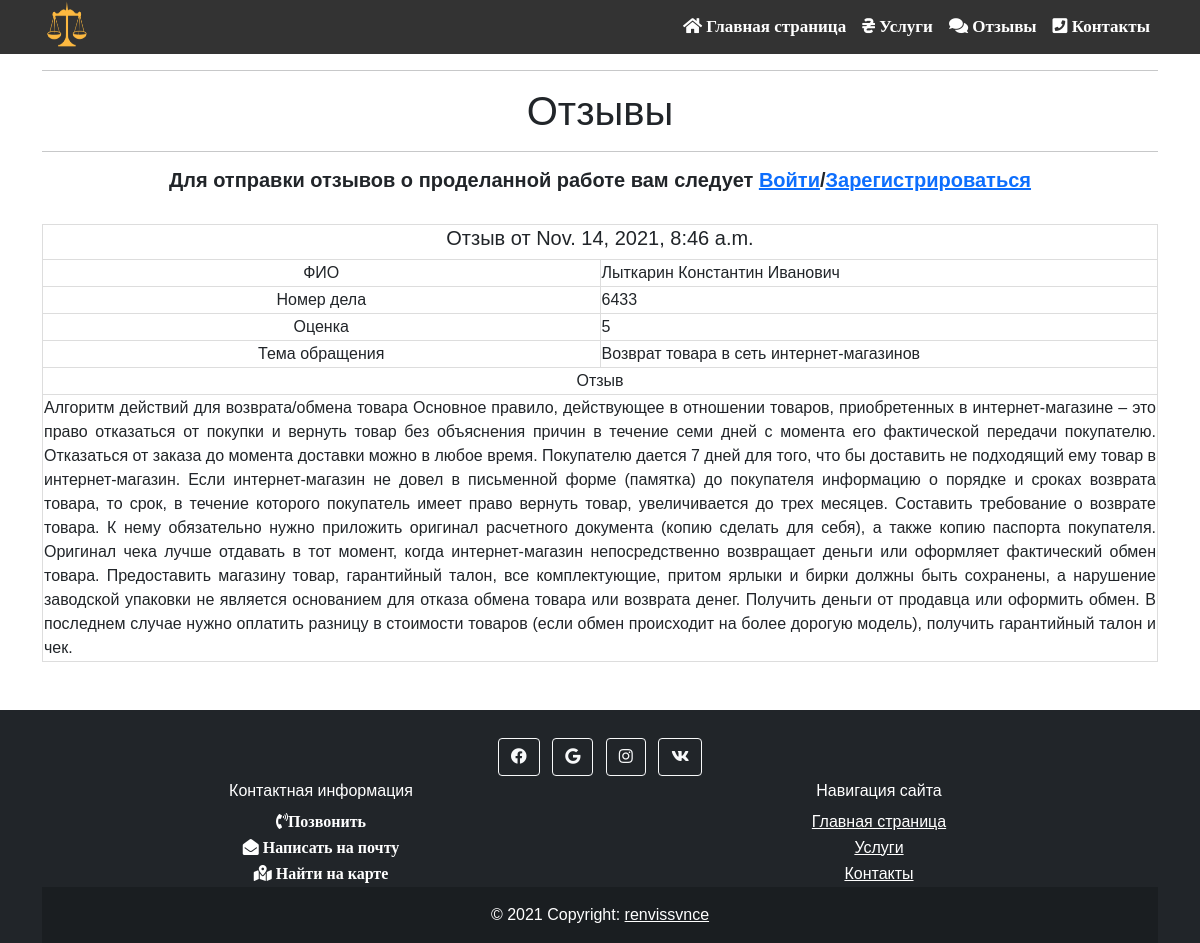
The app's page /reviews with its own data.
### reviews/models.py (models this page shows, shortened)
class Reviews(models.Model):
    fio = models.CharField('Ваше ФИО', max_length=35)
    phone = models.CharField('Ваш телефон', max_length=25)
    case_number = models.CharField('Номер вашего обращения', max_length=30)
    topic = models.CharField('Тема обращения', max_length=80)
    rate = models.PositiveSmallIntegerField(choices=RATE_CHOICES, blank=True)
    full_text = models.TextField('Опишите вашу тему обращения', max_length=5000)
    date = models.DateTimeField(default=timezone.now)
    class Meta:
        verbose_name = 'Отзывы'

### reviews/views.py (the view)
# urls.py: path('', include('reviews.urls')),
def reviews(request):
    if request.method == "GET":
        p = Reviews.objects.all()
        form = ReviewsForm(request.POST)
        return render(request, 'reviews/reviews.html', {'p': p, 'form': form})
    elif request.method == 'POST':
        form = ReviewsForm(request.POST)
        if form.is_valid():
            form.save()
            return redirect('reviews')

### reviews/templates/reviews/reviews.html (shortened to what this page needs)
{% extends 'home/base.html' %}
{% block body %}
{% load static %}
<link rel="stylesheet" href=" {% static 'reviews/css/reviews_form.css' %} " type="text/css">
<div class="container">
<hr><h1 style="text-align: center;">Отзывы</h1><hr>
    <h5 style="text-align: center;"><b>Для отправки отзывов о проделанной работе вам следует <a href="/admin">Войти</a>/<a href="#">Зарегистрироваться</a></b></h5><br>
    <div>
{% for el in p %}
<form>
        <table>
    <tr>
        <td colspan="2" class="text-center"><h5>Отзыв от {{ el.date }}</h5></td>
    </tr>
    <tr>
        <td class="text-center">ФИО</td>
        <td style="text-align: justify;">{{ el.fio }}</td>
    </tr>
    <tr>
        <td class="text-center">Номер дела</td>
        <td style="text-align: justify;">{{ el.case_number }}</td>
    </tr>
    <tr>
        <td class="text-center">Оценка</td>
        <td style="text-align: justify;">{{ el.rate }}</td>
    </tr>
    <tr>
        <td class="text-center">Тема обращения</td>
        <td style="text-align: justify;">{{ el.topic }}</td>
    </tr>
    <tr>
        <td class="text-center" colspan="2">Отзыв</td>
    </tr>
    <tr>
        <td style="text-align: justify;" colspan="2">{{ el.full_text }}</td>
    </tr>
</table><br>
            {% endfor %}
    </div>
    </div>
    <br>
{% endblock %}

### static/home/css/topnav.css (style rules this page uses)
body { margin: 0; font-family: Arial, Helvetica, sans-serif; }

### static/reviews/css/reviews_form.css (style rules this page uses)
table { width: 100%; border-collapse: collapse; border: 2px; border: 1px solid #ddd; word-break: break-word; }
tr { width: 2%; border: 2px; border: 1px solid #ddd; }
td { width: 5%; border: 2px; border: 1px solid #ddd; }

### records on screen
Reviews: date "Nov. 14, 2021, 8:46 a.m.", fio "Лыткарин Константин Иванович", case_number "6433", rate "5", topic "Возврат товара в сеть интернет-магазинов", full_text "Алгоритм действий для возврата/обмена товара Основное правило, действующее в отношении товаров, приобретенных в интернет-магазине – это право отказаться от покупки и вернуть товар без объяснения причин в течение семи дней с момента его фактической передачи покупателю. Отказаться от заказа до момента доставки можно в любое время. Покупателю дается 7 дней для того, что бы доставить не подходящий ему товар в интернет-магазин. Если интернет-магазин не довел в письменной форме (памятка) до покупателя информацию о порядке и сроках возврата товара, то срок, в течение которого покупатель имеет право вернуть товар, увеличивается до трех месяцев. Составить требование о возврате товара. К нему…"
